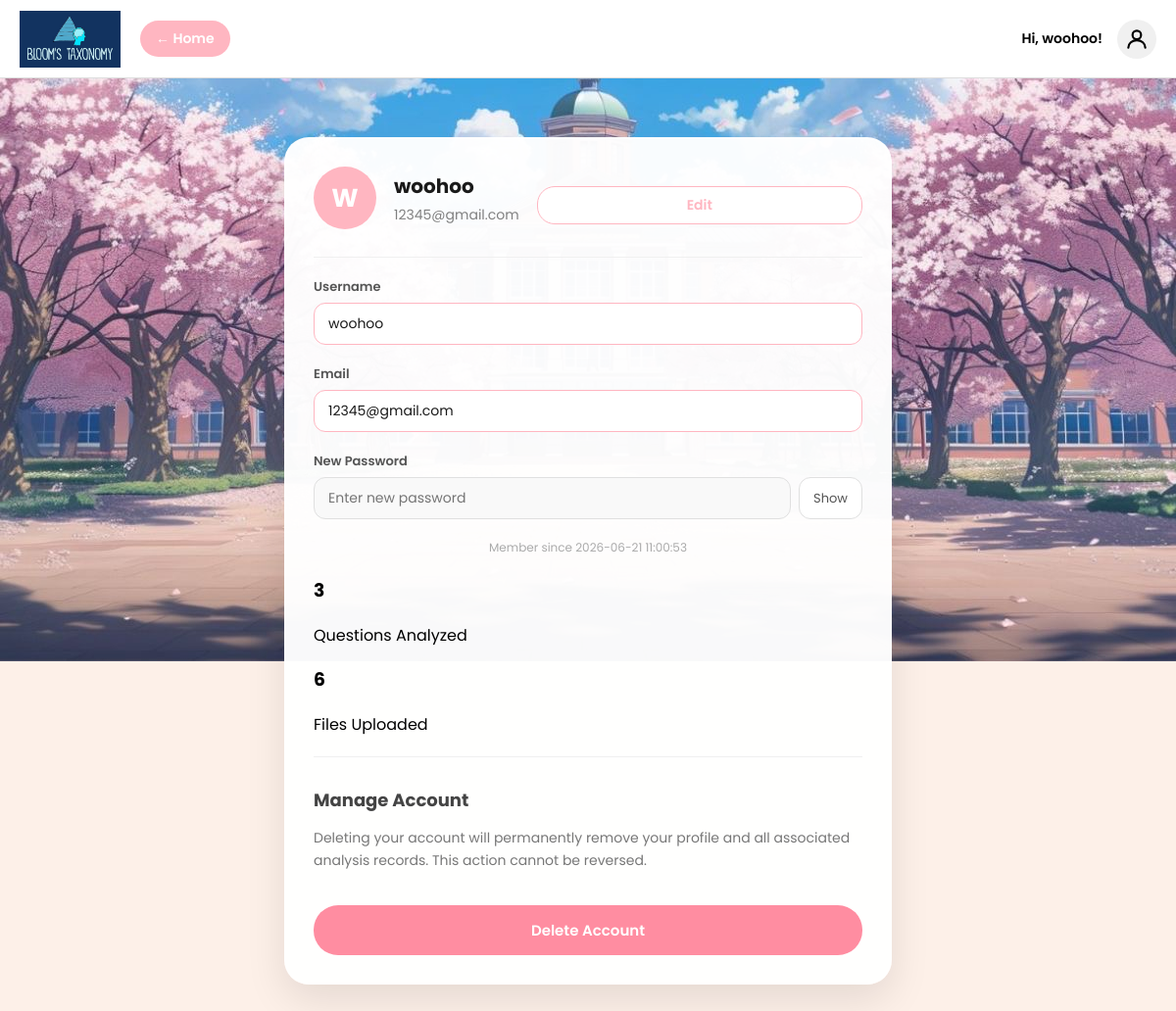
/profile (signed in), run on the app's committed database.
### tables this page shows
CREATE TABLE users (
    id INTEGER PRIMARY KEY AUTOINCREMENT,
    username TEXT UNIQUE NOT NULL,
    email TEXT UNIQUE NOT NULL,
    password_hash TEXT NOT NULL,
    created_at TIMESTAMP DEFAULT CURRENT_TIMESTAMP
, is_verified INTEGER DEFAULT 0, verification_code TEXT, reset_token TEXT, reset_token_expiry TEXT);

### routes/auth_routes.py (the view)
@app.route("/profile")
def profile():
    if "user_id" not in session:
        return redirect("/login")
    conn = get_db_connection()
    user = conn.execute(
        "SELECT * FROM users WHERE id = ?",
        (session["user_id"],)
    ).fetchone()
    question_count = conn.execute(
    """
    SELECT COUNT(*)
    FROM questions
    WHERE lecturer_id = ?
    """,
    (session["user_id"],)
    ).fetchone()[0]
    file_count = conn.execute(
    """
    SELECT COUNT(*)
    FROM uploaded_files
    WHERE lecturer_id = ?
    """,
    (session["user_id"],)
    ).fetchone()[0]
    conn.close()
    if not user:
        return redirect("/login")
    session["username"] = user["username"]
    session["email"] = user["email"]
    session["created_at"] = user["created_at"]
    return render_template(
    "profile.html",
    question_count=question_count,
    file_count=file_count
    )

### Database/db.py (called while the page is built)
def get_db_connection():
    conn = sqlite3.connect(DATABASE)
    conn.row_factory = sqlite3.Row
    return conn

### templates/profile.html (shortened to what this page needs)
<!DOCTYPE html>
<html>
<head>
    <link rel="stylesheet" href="{{ url_for('static', filename='style.css') }}">
    <link rel="stylesheet" href="{{ url_for('static', filename='profile.css') }}">
</head>
<body>
<div class="navbar">
    <div class="logo">
        <img src="{{ url_for('static', filename='logo.jpg') }}" alt="Logo">
    </div>
    <a href="/" class="back-home">← Home</a>
    <div class="user-menu">
        {% if session.get('username') %}
        <span class="user-greeting">Hi, {{ session['username'] }}!</span>
        {% endif %}
        <div class="user-icon" onclick="toggleDropdown()">
            <svg xmlns="http://www.w3.org/2000/svg" width="26" height="26" viewBox="0 0 24 24" fill="none" stroke="currentColor" stroke-width="2" stroke-linecap="round" stroke-linejoin="round">
                <circle cx="12" cy="8" r="4"/>
                <path d="M4 20c0-4 3.6-7 8-7s8 3 8 7"/>
            </svg>
        </div>
    </div>
</div>
<div class="profile-wrapper">
    <div class="profile-card">
        <div class="profile-header">
            <div class="avatar-circle">
                {{ session.get('username', 'U')[0].upper() }}
            </div>
            <div class="profile-header-info">
                <h2>{{ session.get('username', 'User') }}</h2>
                <p>{{ session.get('email', '') }}</p>
            </div>
            <button class="edit-btn" id="editBtn" onclick="toggleEdit()">Edit</button>
        </div>
        <div class="profile-divider"></div>
        <form action="/profile/update" method="POST" id="profileForm">
            <div class="profile-fields">
                <div class="field-group">
                    <label>Username</label>
                    <input type="text" name="username" value="{{ session.get('username', '') }}" id="usernameInput" readonly>
                </div>
                <div class="field-group">
                    <label>Email</label>
                    <input type="email" name="email" value="{{ session.get('email', '') }}" id="emailInput" readonly>
                </div>
                <div class="field-group">
                    <label>New Password</label>
                    <div class="password-wrap">
                        <input type="password" name="password" placeholder="Enter new password" id="passwordInput" disabled>
                        <button type="button" class="toggle-pw" onclick="togglePassword()">Show</button>
                    </div>
                </div>
            </div>
        </form>
                <p class="member-since">
            Member since {{ session.get('created_at', '') }}
        </p>
        <div class="profile-stats">
            <div class="stat-box">
                <h3>{{ question_count }}</h3>
                <p>Questions Analyzed</p>
            </div>
            <div class="stat-box">
                <h3>{{ file_count }}</h3>
                <p>Files Uploaded</p>
            </div>
        </div>
       <div class="profile-divider"></div>
       <div class="account-section">
       <h3>Manage Account</h3>
       <p class="account-note">
        Deleting your account will permanently remove your profile and all associated analysis records.
        This action cannot be reversed.
       </p>
       <form action="/delete_account"
          method="POST"
          onsubmit="return confirm('Are you sure you want to delete your account? This action cannot be undone.');">
        <button type="submit" class="delete-account-btn">
            Delete Account
        </button>
    </form>
</div>
</body>
</html>

### static/style.css (style rules this page uses)
body { margin: 0; font-family: 'Poppins', sans-serif; background-image: url("/static/schoolll.JPG"); background-size: 100% auto; background-repeat: no-repeat; background-position: top center; background-color: #fdf0e8; min-height: 100vh; }
.navbar { display: flex; justify-content: space-between; align-items: center; height: 80px; padding: 0 20px; background: #ffffff; border-bottom: 1px solid #ddd; box-sizing: border-box; }
.logo { display: flex; align-items: center; height: 100%; }
.logo img { height: 58px; width: auto; display: block; }
.user-menu { position: relative; display: flex; align-items: center; gap: 15px; margin-left: auto; }
.user-greeting { font-size: 14px; font-weight: 600; white-space: nowrap; }
.user-icon { width: 40px; height: 40px; border-radius: 50%; background: #f0f0f0; display: flex; justify-content: center; align-items: center; cursor: pointer; transition: background 0.2s; }
button { margin-top: 15px; width: 100%; padding: 12px; border-radius: 20px; border: none; background: black; color: white; font-size: 14px; cursor: pointer; }

### static/profile.css (style rules this page uses)
.profile-wrapper { display: flex; justify-content: center; align-items: flex-start; padding: 60px 20px; min-height: calc(100vh - 80px); }
.profile-card { background: rgba(255, 255, 255, 0.97); border-radius: 25px; box-shadow: 0 15px 40px rgba(0,0,0,0.1); padding: 30px; width: 100%; max-width: 560px; }
.profile-header { display: flex; align-items: center; gap: 18px; margin-bottom: 28px; }
.avatar-circle { width: 64px; height: 64px; border-radius: 50%; background: #FFB6C1; color: white; font-size: 26px; font-weight: 700; display: flex; align-items: center; justify-content: center; flex-shrink: 0; }
.profile-header-info { flex: 1; }
.profile-header-info h2 { margin: 0 0 4px; font-size: 20px; font-weight: 700; color: #1a1a1a; }
.profile-header-info p { margin: 0; font-size: 14px; color: gray; }
.edit-btn { padding: 8px 22px; border-radius: 18px; border: 1px solid #FFB6C1; background: white; color: #FFB6C1; font-size: 14px; font-weight: 600; cursor: pointer; font-family: 'Poppins', sans-serif; transition: all 0.2s; }
.profile-divider { border: none; border-top: 1px solid #f0f0f0; margin: 20px 0; }
.profile-fields { display: flex; flex-direction: column; gap: 20px; margin-bottom: 10px; }
.field-group { display: flex; flex-direction: column; gap: 6px; }
.field-group label { font-size: 13px; font-weight: 600; color: #555; }
.field-group input { padding: 10px 14px; border: 1px solid #e0e0e0; border-radius: 12px; font-size: 14px; font-family: 'Poppins', sans-serif; background: #f9f9f9; color: #1a1a1a; outline: none; transition: border 0.2s; box-sizing: border-box; }
.field-group input:disabled { background: #f9f9f9; color: #888; cursor: default; }
.field-group input:not(:disabled) { background: white; border-color: #FFB6C1; }
.password-wrap { display: flex; gap: 8px; }
.password-wrap input { flex: 1; margin: 0; }
.toggle-pw { padding: 10px 14px; border-radius: 12px; border: 1px solid #e0e0e0; background: white; font-size: 13px; cursor: pointer; font-family: 'Poppins', sans-serif; color: #555; white-space: nowrap; box-sizing: border-box; line-height: normal; }
.member-since { font-size: 12px; color: #aaa; text-align: center; margin: 20px 0; }
.back-home { display: inline-flex; align-items: center; gap: 6px; padding: 8px 16px; border-radius: 20px; background: #FFB6C1; color: white; font-size: 14px; font-weight: 600; text-decoration: none; font-family: 'Poppins', sans-serif; transition: background 0.2s; }
.navbar { justify-content: flex-start; gap: 20px; }
.user-menu { margin-left: auto; }
.account-section { margin-top: 30px; }
.account-section h3 { color: #444; font-size: 18px; font-weight: 700; margin-bottom: 10px; }
.account-note { color: #777; font-size: 14px; line-height: 1.6; margin-bottom: 20px; }
.delete-account-btn { width: 100%; padding: 14px; border: none; border-radius: 25px; background: #ff8da1; color: white; font-family: 'Poppins', sans-serif; font-size: 15px; font-weight: 600; cursor: pointer; transition: 0.3s ease; }
.toggle-pw { width: auto !important; margin-top: 0 !important; padding: 10px 14px !important; border-radius: 12px !important; }

### data on the page
users: username "woohoo", get "W", get "woohoo", get "12345@gmail.com", email "12345@gmail.com", get "2026-06-21 11:00:53"

### other printed values
{{ question_count }} "3"
{{ file_count }} "6"
